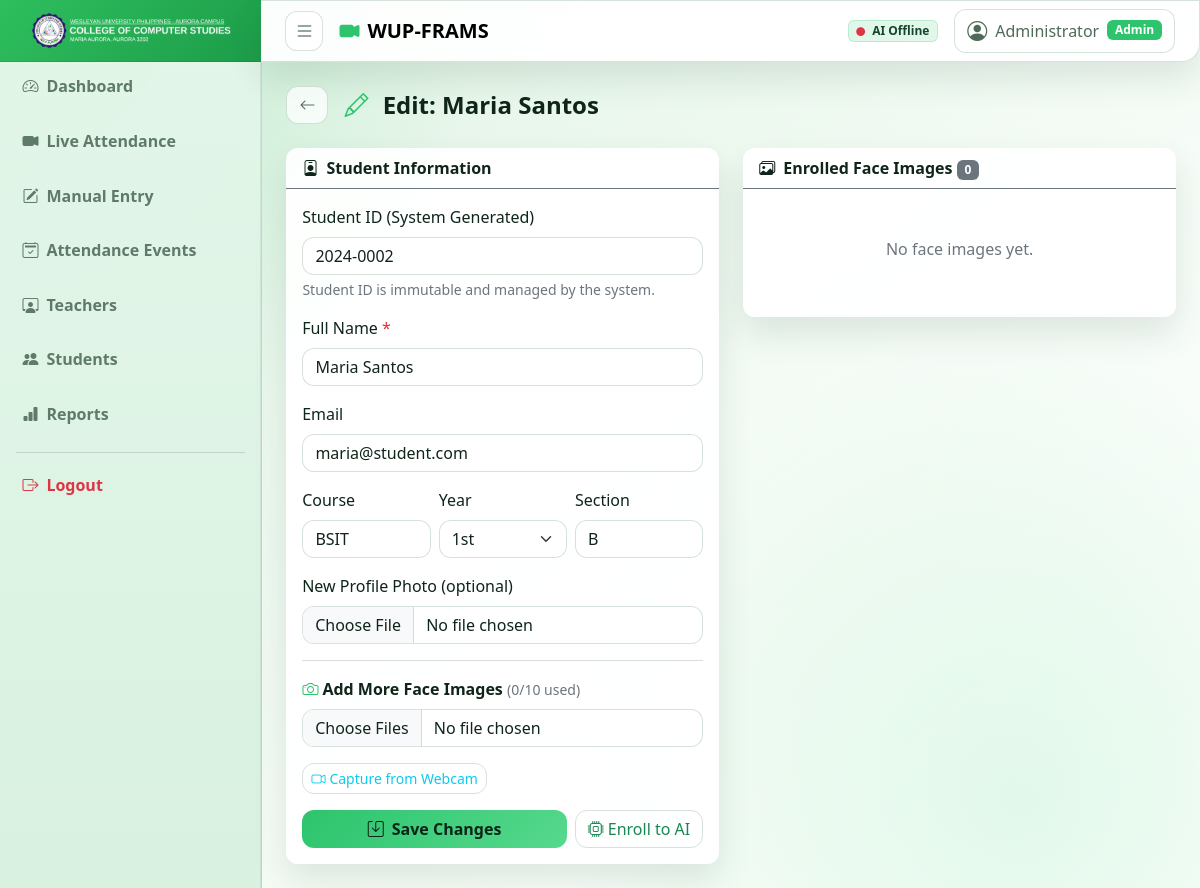
/?page=students&action=edit&id=2 (signed in), run on the app's committed database.
### tables this page shows
CREATE TABLE students (
    id          INT AUTO_INCREMENT PRIMARY KEY,
    student_id  VARCHAR(20)   UNIQUE NOT NULL,
    name        VARCHAR(100)  NOT NULL,
    email       VARCHAR(100),
    course      VARCHAR(100),
    year        VARCHAR(10),
    section     VARCHAR(20),
    photo       VARCHAR(255),
    user_id     INT           DEFAULT NULL,
    is_active   TINYINT(1)    DEFAULT 1,
    created_at  TIMESTAMP     DEFAULT CURRENT_TIMESTAMP,
    updated_at  TIMESTAMP     DEFAULT CURRENT_TIMESTAMP ON UPDATE CURRENT_TIMESTAMP,
    FOREIGN KEY (user_id) REFERENCES users(id) ON DELETE SET NULL
);

### controllers/StudentController.php (called while the page is built, shortened)
<?php
class StudentController
{
    private Student  $studentModel;
    private FaceData $faceModel;
    public function __construct()
    {
        $this->studentModel = new Student();
        $this->faceModel    = new FaceData();
    }
    public function edit(): void
    {
        $id      = (int)($_GET['id'] ?? 0);
        $student = $this->studentModel->findById($id);
        $faceImages = $this->faceModel->getByStudentId($id);
        include BASE_PATH . '/views/students/edit.php';
    }
}

### config/database.php (called while the page is built, shortened)
<?php
class Database
{
    private static ?Database $instance = null;
    private PDO $conn;
    private string $host     = 'localhost';
    private string $dbname   = 'frams_db';
    private string $username = 'root';
    private string $password = '';
    private function __construct()
    {
        try {
            $dsn = "mysql:host={$this->host};dbname={$this->dbname};charset=utf8mb4";
            $this->conn = new PDO($dsn, $this->username, $this->password, [
                PDO::ATTR_ERRMODE            => PDO::ERRMODE_EXCEPTION,
                PDO::ATTR_DEFAULT_FETCH_MODE => PDO::FETCH_ASSOC,
                PDO::ATTR_EMULATE_PREPARES   => false,
            ]);
        } catch (PDOException $e) {
            http_response_code(500);
            die(json_encode(['error' => 'Database connection failed.']));
        }
    }
    public static function getInstance(): self
    {
        if (self::$instance === null) {
            self::$instance = new self();
        }
        return self::$instance;
    }
    public function query(string $sql, array $params = []): PDOStatement
    {
        $stmt = $this->conn->prepare($sql);
        $stmt->execute($params);
        return $stmt;
    }
    public function fetchAll(string $sql, array $params = []): array
    {
        return $this->query($sql, $params)->fetchAll();
    }
    public function fetch(string $sql, array $params = []): array|false
    {
        return $this->query($sql, $params)->fetch();
    }
}

### models/Student.php (called while the page is built, shortened)
<?php
class Student
{
    private Database $db;
    public function __construct()
    {
        $this->db = Database::getInstance();
    }
    public function findById(int $id): array|false
    {
        return $this->db->fetch(
            'SELECT * FROM students WHERE id = ? LIMIT 1',
            [$id]
        );
    }
}

### models/FaceData.php (called while the page is built, shortened)
<?php
class FaceData
{
    private Database $db;
    public function __construct()
    {
        $this->db = Database::getInstance();
    }
    public function getByStudentId(int $studentId): array
    {
        return $this->db->fetchAll(
            'SELECT * FROM face_data WHERE student_id = ? ORDER BY created_at DESC',
            [$studentId]
        );
    }
}

### views/students/edit.php (the view, shortened to what this page needs)
<?php include BASE_PATH . '/views/layouts/header.php'; ?>
<div class="d-flex align-items-center mb-4">
  <a href="<?= BASE_URL ?>/?page=students" class="btn btn-outline-secondary me-3">
    <i class="bi bi-arrow-left"></i>
  </a>
  <h4 class="mb-0 fw-bold">
    <i class="bi bi-pencil text-primary me-2"></i>
    Edit: <?= htmlspecialchars($student['name'], ENT_QUOTES, 'UTF-8') ?>
  </h4>
</div>
<div class="row g-4">
  <div class="col-lg-6">
    <div class="card border-0">
      <div class="card-header bg-transparent border-secondary fw-semibold">
        <i class="bi bi-person-badge me-2"></i>Student Information
      </div>
      <div class="card-body">
        <form method="POST"
              action="<?= BASE_URL ?>/?page=students&action=edit&id=<?= (int)$student['id'] ?>"
              enctype="multipart/form-data">
          <div class="mb-3">
               <label class="form-label">Student ID (System Generated)</label>
               <input type="text" class="form-control"
                 value="<?= htmlspecialchars($_POST['student_id'] ?? $student['student_id'], ENT_QUOTES, 'UTF-8') ?>" readonly>
               <div class="form-text text-secondary">Student ID is immutable and managed by the system.</div>
          </div>
          <div class="mb-3">
            <label class="form-label">Full Name <span class="text-danger">*</span></label>
            <input type="text" name="name" class="form-control bg-dark border-secondary text-white"
                   value="<?= htmlspecialchars($_POST['name'] ?? $student['name'], ENT_QUOTES, 'UTF-8') ?>" required>
          </div>
          <div class="mb-3">
            <label class="form-label">Email</label>
            <input type="email" name="email" class="form-control bg-dark border-secondary text-white"
                   value="<?= htmlspecialchars($_POST['email'] ?? $student['email'] ?? '', ENT_QUOTES, 'UTF-8') ?>">
          </div>
          <div class="row g-2 mb-3">
            <div class="col">
              <label class="form-label">Course</label>
              <input type="text" name="course" class="form-control bg-dark border-secondary text-white"
                     value="<?= htmlspecialchars($_POST['course'] ?? $student['course'] ?? '', ENT_QUOTES, 'UTF-8') ?>">
            </div>
            <div class="col">
              <label class="form-label">Year</label>
              <select name="year" class="form-select bg-dark border-secondary text-white">
                <?php foreach (['1st','2nd','3rd','4th','5th'] as $y): ?>
                  <option <?= (($_POST['year'] ?? $student['year']) === $y) ? 'selected' : '' ?>><?= $y ?></option>
                <?php endforeach; ?>
              </select>
            </div>
            <div class="col">
              <label class="form-label">Section</label>
              <input type="text" name="section" class="form-control bg-dark border-secondary text-white"
                     value="<?= htmlspecialchars($_POST['section'] ?? $student['section'] ?? '', ENT_QUOTES, 'UTF-8') ?>">
            </div>
          </div>
          <div class="mb-3">
            <label class="form-label">New Profile Photo (optional)</label>
            <input type="file" name="photo" class="form-control bg-dark border-secondary text-white"
                   accept="image/jpeg,image/png,image/webp">
          </div>
          <hr class="border-secondary">
          <div class="mb-3">
            <label class="form-label fw-semibold">
              <i class="bi bi-camera me-1 text-primary"></i>Add More Face Images
              <small class="text-secondary fw-normal">(<?= count($faceImages) ?>/<?= MAX_FACE_IMAGES ?> used)</small>
            </label>
            <?php if (count($faceImages) < MAX_FACE_IMAGES): ?>
            <input type="file" name="face_images[]"
                   class="form-control bg-dark border-secondary text-white"
                   accept="image/jpeg,image/png,image/webp" multiple>
            <?php else: ?>
            <div class="alert alert-warning py-2 mb-0">Maximum face images reached.</div>
            <?php endif; ?>
          </div>
          <?php if (count($faceImages) < MAX_FACE_IMAGES): ?>
          <div class="mb-3">
            <button type="button" class="btn btn-outline-info btn-sm" id="webcamToggle">
              <i class="bi bi-camera-video me-1"></i>Capture from Webcam
            </button>
          </div>
          <?php endif; ?>
          <div class="d-flex gap-2">
            <button type="submit" class="btn btn-primary flex-grow-1">
              <i class="bi bi-save me-2"></i>Save Changes
            </button>
            <button type="button" class="btn btn-outline-success"
                    onclick="enrollStudent(<?= (int)$student['id'] ?>)" title="Re-enroll face data to AI">
              <i class="bi bi-cpu me-1"></i>Enroll to AI
            </button>
          </div>
        </form>
      </div>
    </div>
  </div>
  <div class="col-lg-6">
    <div class="card border-0">
      <div class="card-header bg-transparent border-secondary fw-semibold">
        <i class="bi bi-images me-2"></i>Enrolled Face Images
        <span class="badge bg-secondary"><?= count($faceImages) ?></span>
      </div>
      <div class="card-body">
        <?php if (empty($faceImages)): ?>
          <div class="text-center text-secondary py-4">
            <i class="bi bi-camera-x fs-1 d-block mb-2"></i>No face images yet.
          </div>
        <?php endif; ?>
      </div>
    </div>
  </div>
</div>
<?php include BASE_PATH . '/views/layouts/footer.php'; ?>

### assets/css/style.css (style rules this page uses)
:root { --frams-bg: #eaf7ee; --frams-surface: rgba(255, 255, 255, 0.92); --frams-surface-strong: #ffffff; --frams-panel: rgba(255, 255, 255, 0.97); --frams-panel-soft: rgba(241, 251, 244, 0.96); --frams-border: rgba(42, 94, 61, 0.18); --frams-text: #10251a; --frams-muted: #5f7a69; --frams-primary: #2dc46d; --frams-primary-soft: rgba(45, 196, 109, 0.16); --frams-danger: #d05151; --frams-warning: #b88d2f; --frams-shadow: 0 16px 34px rgba(30, 75, 48, 0.12); --bs-primary: var(--frams-primary); --bs-primary-rgb: 45, 196, 109; --bs-body-bg: var(--frams-bg); --bs-body-color: var(--frams-text); --bs-border-color: var(--frams-border); --bs-secondary-color: var(--frams-muted); --bs-card-bg: var(--frams-panel); --bs-card-border-color: var(--frams-border); }
body { min-height: 100vh; color: var(--frams-text); font-feature-settings: 'ss01' on, 'cv05' on; background: radial-gradient(circle at top left, rgba(45, 196, 109, 0.2), transparent 32%), radial-gradient(circle at 85% 90%, rgba(141, 231, 175, 0.24), transparent 36%), linear-gradient(140deg, #dcf2e1 0%, #f4fbf5 55%, #ffffff 100%); }
.navbar, .card, .modal-content, .dropdown-menu { backdrop-filter: blur(14px); }
.navbar, .card, .login-card, .modal-content { background: var(--frams-surface); border: 1px solid var(--frams-border); box-shadow: var(--frams-shadow); }
.card, .modal-content, .dropdown-menu, .btn, .form-control, .form-select, .input-group-text { border-radius: 12px; }
.card-header, .card-footer, .modal-header, .modal-footer { background: rgba(26, 90, 49, 0.04); }
.form-control, .form-select, .input-group-text, .btn-outline-secondary, .btn-outline-danger, .btn-outline-primary, .btn-outline-success, .btn-outline-info { border-color: var(--frams-border) !important; }
.form-control, .form-select, .input-group-text { background-color: rgba(255, 255, 255, 0.95) !important; color: var(--frams-text) !important; }
.btn-primary { border: 0; color: #0b2418; font-weight: 700; background: linear-gradient(135deg, #2dc46d, #56d98d); }
.btn-outline-secondary { color: #4f6a58; background-color: rgba(255, 255, 255, 0.75); }

### data on the page
students: name "Maria Santos", student "2024-0002", email "maria@student.com", course "BSIT", year "1st", section "B"

### other printed values
$item['label'] "Dashboard"
$item['label'] "Live Attendance"
$item['label'] "Manual Entry"
$item['label'] "Attendance Events"
$item['label'] "Teachers"
$item['label'] "Students"
$item['label'] "Reports"
$_SESSION['user_name'] "Administrator"
$_SESSION['user_role'] "Admin"
count($faceImages) "0"
MAX_FACE_IMAGES "10"
